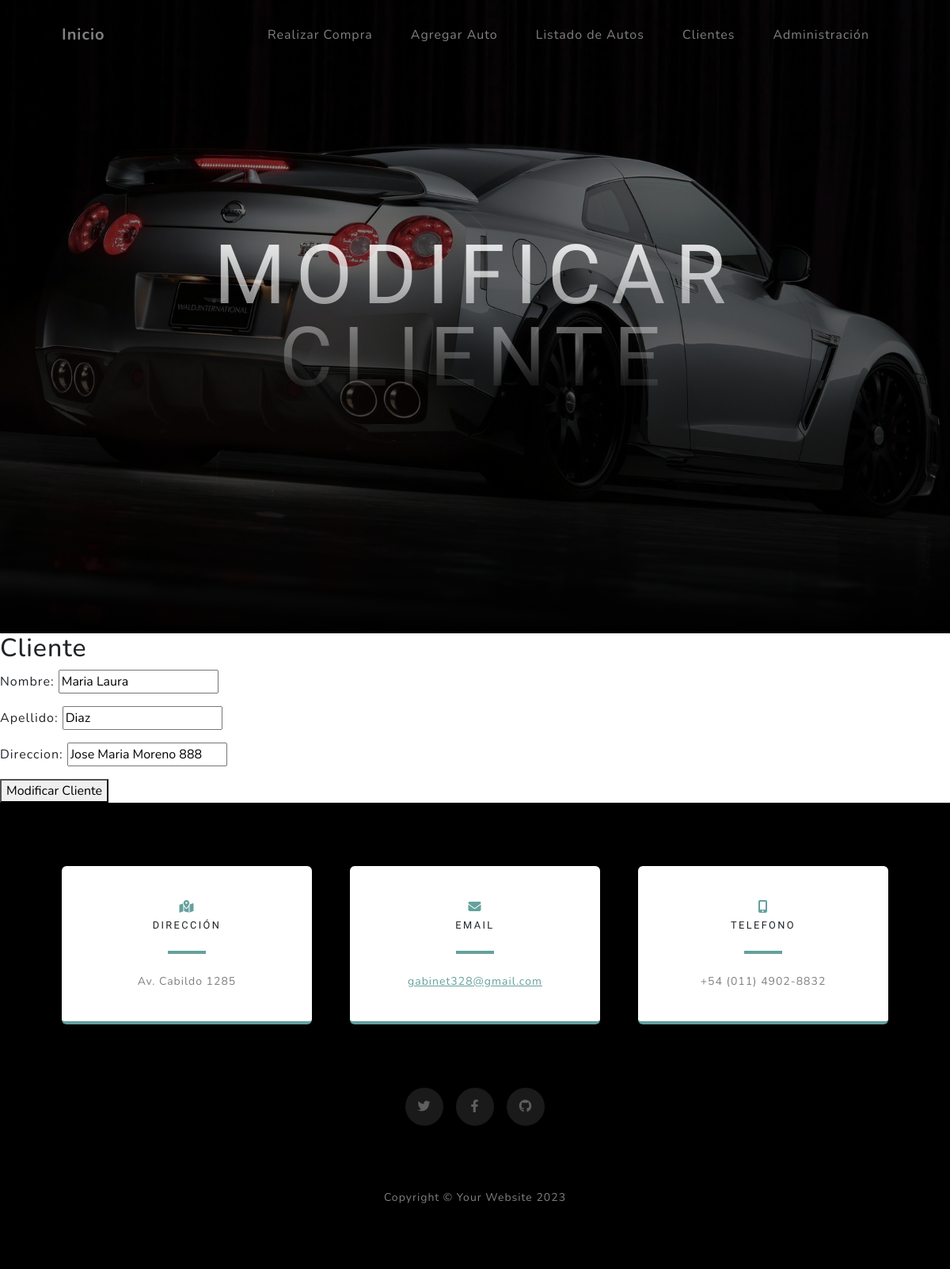
Screenshot of /compras/update_cliente/5/ with the database file from the repository.
### compras/models.py (models this page shows, shortened)
class Cliente(models.Model):
    nombre = models.CharField(max_length=100)
    apellido = models.CharField(max_length=100)
    direccion = models.CharField(max_length=200)

### compras/views.py (the view)
# urls.py: path("update_cliente/<id_cliente>/", views.updateCliente, name="update_cliente"),
def updateCliente(request, id_cliente):
    cliente = Cliente.objects.get(id=id_cliente)
    if request.method == "POST":
        form = ClienteForm(request.POST)
        if form.is_valid():
            cliente.nombre = form.cleaned_data.get("nombre")
            cliente.apellido = form.cleaned_data.get("apellido")
            cliente.direccion = form.cleaned_data.get("direccion")
            cliente.save()
            return redirect(reverse_lazy("buscar_base"))
    else:
        form = ClienteForm(
            initial={
                "nombre": cliente.nombre,
                "apellido": cliente.apellido,
                "direccion": cliente.direccion,
            }
        )
    return render(request, "compras/updateForm.html", {"form": form})

### compras/forms.py
class ClienteForm(forms.ModelForm):
    class Meta:
        model = Cliente
        fields = "__all__"

### compras/templates/compras/updateForm.html (shortened to what this page needs)
{% extends 'compras/index.html' %}
{% load static %}
{% block cabecera %}
Modificar Cliente
{% endblock cabecera %}
{% block contenido %}
<h2>Cliente</h2>
<form action="" method="post">
    <table>
    {{ form.as_p }}
    </table>
    <button type="submit">Modificar Cliente</button>
</form>
{% endblock contenido %}

### rows the page displays
Cliente: nombre "Maria Laura", apellido "Diaz", direccion "Jose Maria Moreno 888"
